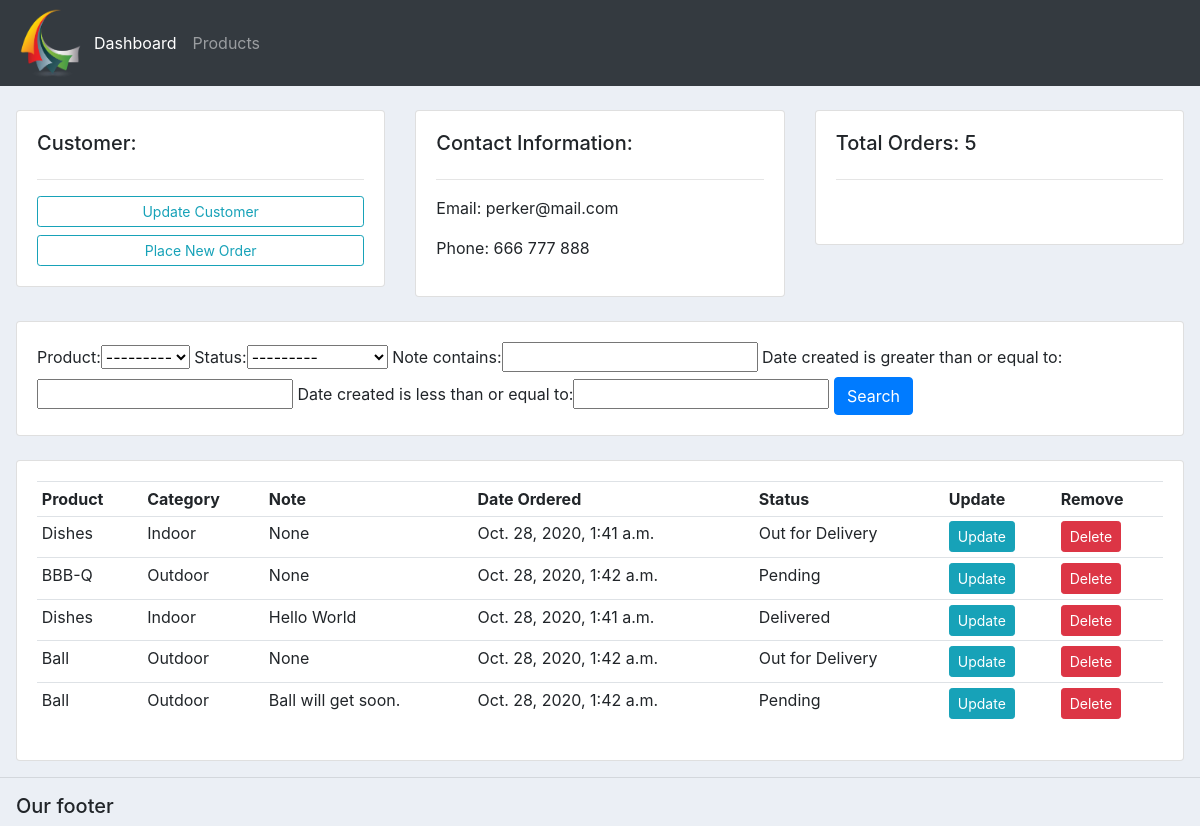
Page /customers/2/ on the committed database.
### accounts/models.py (models this page shows, shortened)
class Customer(models.Model):
    name = models.CharField(max_length=200, null=True)
    phone = models.CharField(max_length=200, null=True)
    email = models.CharField(max_length=200, null=True)
    date_created = models.DateTimeField(auto_now_add=True, null=True)

class Order(models.Model):
    STATUS = (  ('Pending', 'Pending'),
                ('Out for Delivery', 'Out for Delivery'),
                ('Delivered', 'Delivered')
             )
    customer = models.ForeignKey(Customer, null=True, on_delete=models.SET_NULL)
    product = models.ForeignKey(Product, null=True, on_delete=models.SET_NULL)
    date_created = models.DateTimeField(auto_now_add=True, null=True)
    status = models.CharField(max_length=200, null=True, choices=STATUS)
    note = models.CharField(max_length=1000, null=True)

class Product(models.Model):
    CATEGORY = (    ('Indoor', 'Indoor'),
                    ('Outdoor', 'Outdoor')
               )
    name = models.CharField(max_length=200, null=True)
    price = models.CharField(max_length=200, null=True)
    category = models.CharField(max_length=200, null=True, choices=CATEGORY)
    description = models.CharField(max_length=200, null=True, blank=True)
    date_created = models.DateTimeField(auto_now_add=True, null=True)
    tags = models.ManyToManyField(Tag)
    def __str__(self):
        return self.name

### accounts/views.py (the view)
# urls.py: path('customers/<str:pk_test>/', views.customers, name='customers'),
def customers(request, pk_test):
    customer = Customer.objects.get(id=pk_test)
    orders = customer.order_set.all()
    total_orders = orders.count()
    myFilter = OrderFilter(request.GET, queryset=orders)
    orders = myFilter.qs
    context = {'customer':customer, 'orders':orders, 'total_orders':total_orders,
    'myFilter':myFilter}
    return render(request, 'accounts/customers.html', context)

### accounts/templates/accounts/customers.html
{% extends 'accounts/main.html' %}
{% block content %}
<br>
<div class="row pl-3 pr-3">
  <div class="col-md">
    <div class="card card-body">
      <h5>Customer:</h5>
      <hr>
      <a class="btn btn-outline-info btn-sm btn-block" href="">
        Update Customer
      </a>
      <a class="btn btn-outline-info btn-sm btn-block" href="{% url 'create_order' customer.id %}">
        Place New Order
      </a>
    </div>
  </div>
  <div class="col-md">
    <div class="card card-body">
      <h5>Contact Information:</h5>
      <hr>
      <p>Email: {{customer.email}}</p>
      <p>Phone: {{customer.phone}}</p>
    </div>
  </div>
  <div class="col-md">
    <div class="card card-body">
      <h5>Total Orders: {{total_orders}}</h5>
      <hr>
      <h1 style="text-align: center; padding: 10px"></h1>
    </div>
  </div>
</div>
<br>
<div class="row pl-3 pr-3">
  <div class="col">
    <div class="card card-body">
      <form class="get">
        {{myFilter.form}}
        <button class="btn btn-primary" type="submit">Search</button>
      </form>
    </div>
  </div>
</div>
<br>
<div class="row pl-3 pr-3">
  <div class="col-md">
    <div class="card card-body">
      <table class="table table-sm">
        <tr>
          <th>Product</th>
          <th>Category</th>
          <th>Note</th>
          <th>Date Ordered</th>
          <th>Status</th>
          <th>Update</th>
          <th>Remove</th>
        </tr>
        {% for order in orders %}
        <tr>
          <td>{{order.product.name}}</td>
          <td>{{order.product.category}}</td>
          <td>{{order.note}}</td>
          <td>{{order.product.date_created}}</td>
          <td>{{order.status}}</td>
          <td><a class="btn btn-sm btn-info" href="{% url 'update_order' order.id %}">Update</a></td>
          <td><a class="btn btn-sm btn-danger" href="{% url 'delete_order' order.id %}">Delete</a></td>
        </tr>
        {% endfor %}
      </table>
    </div>
  </div>
</div>
{% endblock %}

### static/css/main.css (style rules this page uses)
body { background-color: #ebeff5; }

### rows in the picture
Customer: email "perker@mail.com", phone "666 777 888"
Order: product.name "Dishes", product.category "Indoor", note "None", product.date_created "Oct. 28, 2020, 1:41 a.m.", status "Out for Delivery"
Order: product.name "BBB-Q", product.category "Outdoor", note "None", product.date_created "Oct. 28, 2020, 1:42 a.m.", status "Pending"
Order: product.name "Dishes", product.category "Indoor", note "Hello World", product.date_created "Oct. 28, 2020, 1:41 a.m.", status "Delivered"
Order: product.name "Ball", product.category "Outdoor", note "None", product.date_created "Oct. 28, 2020, 1:42 a.m.", status "Out for Delivery"
Order: product.name "Ball", product.category "Outdoor", note "Ball will get soon.", product.date_created "Oct. 28, 2020, 1:42 a.m.", status "Pending"

### other values in the picture
{{ total_orders }} "5"
